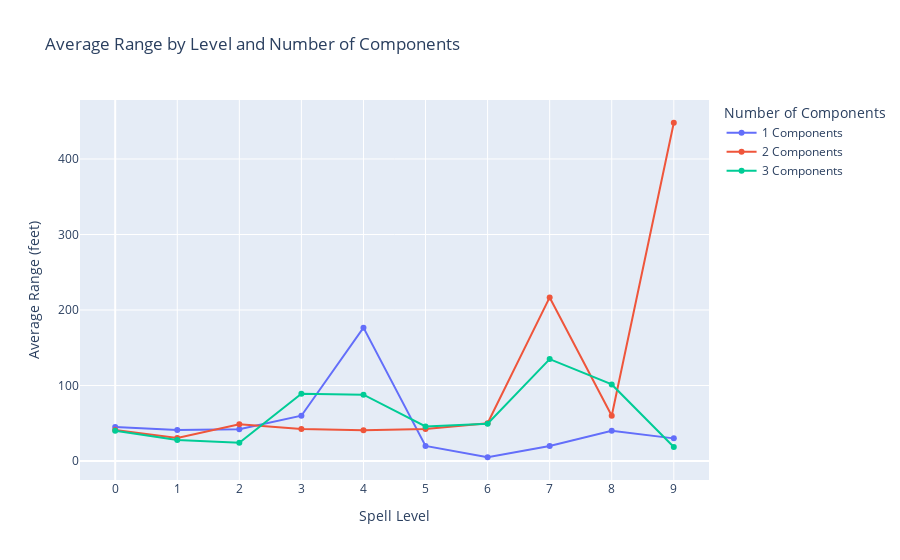

The notebook cell saved with this chart:
### Code cell
import plotly.graph_objects as go

trend_data = df_clean.groupby(['level', 'num_components']).agg(
    range_numeric=('range_numeric', 'mean'),
    spell_count=('name', 'count'),
    spell_names=('name', lambda x: '<br>'.join(x)) 
).reset_index()


fig = go.Figure()
for num in range(1, 4):
    subset = trend_data[trend_data['num_components'] == num]
    if not subset.empty:
        fig.add_trace(go.Scatter(
            x=subset['level'], y=subset['range_numeric'], mode='lines+markers',
            name=f'{num} Components',
            hovertemplate=(
                'Level: %{x}<br>'
                'Avg Range: %{y:.0f} feet<br>'
                'Spells: %{customdata[0]}<br>'
                '%{customdata[1]}'
            ),
            customdata=subset[['spell_count', 'spell_names']].values
        ))

fig.update_layout(
    title='Average Range by Level and Number of Components',
    xaxis_title='Spell Level', yaxis_title='Average Range (feet)',
    legend_title='Number of Components',
    xaxis=dict(tickmode='linear', tick0=0, dtick=1)
)
fig.show()

### Figure 1 — Plotly figure (JSON) as saved in the notebook; plotly's stock layout.template omitted (floating-point values rounded to 4 significant figures)
{"data": [{"customdata": [[2, "Thaumaturgy<br>Vicious Mockery"], [8, "Command<br>Dissonant Whispers<br>Divine Smite<br>Ensnaring Strike<br>Faerie Fire<br>Healing Word<br>Hunter’s Mark<br>Searing Smite"], [5, "Blindness/Deafness<br>Blur<br>Knock<br>Misty Step<br>Prayer of Healing"], [2, "Counterspell<br>Mass Healing Word"], [3, "Aura of Life<br>Dimension Door<br>Guardian of Faith"], [3, "Contact Other Plane<br>Geas<br>Mislead"], [1, "Word of Recall"], [2, "Divine Word<br>Teleport"], [3, "Demiplane<br>Glibness<br>Power Word Stun"], [4, "Power Word Heal<br>Power Word Kill<br>Time Stop<br>Wish"]], "hovertemplate": "Level: %{x}<br>Avg Range: %{y:.0f} feet<br>Spells: %{customdata[0]}<br>%{customdata[1]}", "mode": "lines+markers", "name": "1 Components", "type": "scatter", "x": [0, 1, 2, 3, 4, 5, 6, 7, 8, 9], "y": [45.0, 41.25, 42.0, 60.0, 176.7, 20.0, 5.0, 20.0, 40.0, 30.0]}, {"customdata": [[21, "Acid Splash<br>Chill Touch<br>Druidcraft<br>Eldritch Blast<br>Fire Bolt<br>Guidance<br>Light<br>Mage Hand<br>Message<br>Minor Illusion<br>Poison Spray<br>Prestidigitation<br>Produce Flame<br>Ray of Frost<br>Resistance<br>Sacred Flame<br>Shocking Grasp<br>Sorcerous Burst<br>Spare the Dying<br>Starry Wisp<br>True Strike"], [22, "Burning Hands<br>Charm Person<br>Cure Wounds<br>Detect Evil and Good<br>Detect Magic<br>Disguise Self<br>Divine Favor<br>Entangle<br>Expeditious Retreat<br>Feather Fall<br>Fog Cloud<br>Guiding Bolt<br>Hellish Rebuke<br>Heroism<br>Illusory Script<br>Inflict Wounds<br>Magic Missile<br>Purify Food and Drink<br>Ray of Sickness<br>Shield<br>Speak with Animals<br>Thunderwave"], [16, "Alter Self<br>Calm Emotions<br>Darkness<br>Enthrall<br>Find Steed<br>Find Traps<br>Lesser Restoration<br>Magic Weapon<br>Mirror Image<br>Protection from Poison<br>Ray of Enfeeblement<br>Scorching Ray<br>Silence<br>Spiritual Weapon<br>Suggestion<br>Zone of Truth"], [17, "Beacon of Hope<br>Bestow Curse<br>Blink<br>Call Lightning<br>Conjure Animals<br>Create Food and Water<br>Daylight<br>Dispel Magic<br>Hypnotic Pattern<br>Meld into Stone<br>Phantom Steed<br>Plant Growth<br>Protection from Energy<br>Remove Curse<br>Speak with Plants<br>Tongues<br>Vampiric Touch"], [11, "Blight<br>Charm Monster<br>Compulsion<br>Conjure Minor Elementals<br>Conjure Woodland Beings<br>Death Ward<br>Dominate Beast<br>Fabricate<br>Giant Insect<br>Greater Invisibility<br>Phantasmal Killer"], [13, "Animate Objects<br>Antilife Shell<br>Cloudkill<br>Commune with Nature<br>Conjure Elemental<br>Contagion<br>Dominate Person<br>Mass Cure Wounds<br>Modify Memory<br>Seeming<br>Telekinesis<br>Teleportation Circle<br>Tree Stride"], [8, "Blade Barrier<br>Conjure Fey<br>Eyebite<br>Harm<br>Heal<br>Mass Suggestion<br>Planar Ally<br>Transport via Plants"], [6, "Conjure Celestial<br>Etherealness<br>Finger of Death<br>Fire Storm<br>Mirage Arcane<br>Prismatic Spray"], [5, "Animal Shapes<br>Dominate Monster<br>Incendiary Cloud<br>Maze<br>Mind Blank"], [5, "Mass Heal<br>Meteor Swarm<br>Prismatic Wall<br>Storm of Vengeance<br>Weird"]], "hovertemplate": "Level: %{x}<br>Avg Range: %{y:.0f} feet<br>Spells: %{customdata[0]}<br>%{customdata[1]}", "mode": "lines+markers", "name": "2 Components", "type": "scatter", "x": [0, 1, 2, 3, 4, 5, 6, 7, 8, 9], "y": [41.19, 30.45, 48.75, 42.35, 40.91, 42.31, 50.0, 216.7, 60.0, 448.0]}, {"customdata": [[3, "Dancing Lights<br>Mending<br>Shillelagh"], [24, "Alarm<br>Animal Friendship<br>Bane<br>Bless<br>Chromatic Orb<br>Color Spray<br>Comprehend Languages<br>Create or Destroy Water<br>Detect Poison and Disease<br>False Life<br>Find Familiar<br>Goodberry<br>Grease<br>Hex<br>Identify<br>Jump<br>Longstrider<br>Mage Armor<br>Protection from Evil and Good<br>Sanctuary<br>Shield of Faith<br>Silent Image<br>Sleep<br>Unseen Servant"], [31, "Aid<br>Animal Messenger<br>Arcane Lock<br>Augury<br>Barkskin<br>Continual Flame<br>Darkvision<br>Detect Thoughts<br>Dragon’s Breath<br>Enhance Ability<br>Enlarge/Reduce<br>Flame Blade<br>Flaming Sphere<br>Gentle Repose<br>Gust of Wind<br>Heat Metal<br>Hold Person<br>Invisibility<br>Levitate<br>Locate Animals or Plants<br>Locate Object<br>Magic Mouth<br>Moonbeam<br>Pass without Trace<br>Rope Trick<br>See Invisibility<br>Shatter<br>Spider Climb<br>Spike Growth<br>Warding Bond<br>Web"], [21, "Animate Dead<br>Clairvoyance<br>Fear<br>Fireball<br>Fly<br>Gaseous Form<br>Glyph of Warding<br>Haste<br>Lightning Bolt<br>Magic Circle<br>Major Image<br>Nondetection<br>Revivify<br>Sleet Storm<br>Slow<br>Speak with Dead<br>Spirit Guardians<br>Stinking Cloud<br>Water Breathing<br>Water Walk<br>Wind Wall"], [14, "Arcane Eye<br>Banishment<br>Confusion<br>Control Water<br>Divination<br>Fire Shield<br>Freedom of Movement<br>Hallucinatory Terrain<br>Ice Storm<br>Locate Creature<br>Polymorph<br>Stone Shape<br>Stoneskin<br>Wall of Fire"], [19, "Awaken<br>Commune<br>Cone of Cold<br>Creation<br>Dispel Evil and Good<br>Flame Strike<br>Greater Restoration<br>Hallow<br>Hold Monster<br>Insect Plague<br>Legend Lore<br>Passwall<br>Planar Binding<br>Raise Dead<br>Reincarnate<br>Scrying<br>Summon Dragon<br>Wall of Force<br>Wall of Stone"], [19, "Chain Lightning<br>Circle of Death<br>Contingency<br>Create Undead<br>Disintegrate<br>Find the Path<br>Flesh to Stone<br>Forbiddance<br>Globe of Invulnerability<br>Guards and Wards<br>Heroes’ Feast<br>Magic Jar<br>Move Earth<br>Programmed Illusion<br>Sunbeam<br>True Seeing<br>Wall of Ice<br>Wall of Thorns<br>Wind Walk"], [10, "Delayed Blast Fireball<br>Forcecage<br>Plane Shift<br>Project Image<br>Regenerate<br>Resurrection<br>Reverse Gravity<br>Sequester<br>Simulacrum<br>Symbol"], [7, "Antimagic Field<br>Antipathy/Sympathy<br>Clone<br>Control Weather<br>Earthquake<br>Holy Aura<br>Sunburst"], [7, "Astral Projection<br>Foresight<br>Gate<br>Imprisonment<br>Shapechange<br>True Polymorph<br>True Resurrection"]], "hovertemplate": "Level: %{x}<br>Avg Range: %{y:.0f} feet<br>Spells: %{customdata[0]}<br>%{customdata[1]}", "mode": "lines+markers", "name": "3 Components", "type": "scatter", "x": [0, 1, 2, 3, 4, 5, 6, 7, 8, 9], "y": [40.0, 27.92, 24.19, 89.05, 87.86, 45.79, 49.47, 135.0, 101.4, 18.57]}], "layout": {"legend": {"title": {"text": "Number of Components"}}, "title": {"text": "Average Range by Level and Number of Components"}, "xaxis": {"dtick": 1, "tick0": 0, "tickmode": "linear", "title": {"text": "Spell Level"}}, "yaxis": {"title": {"text": "Average Range (feet)"}}}}
